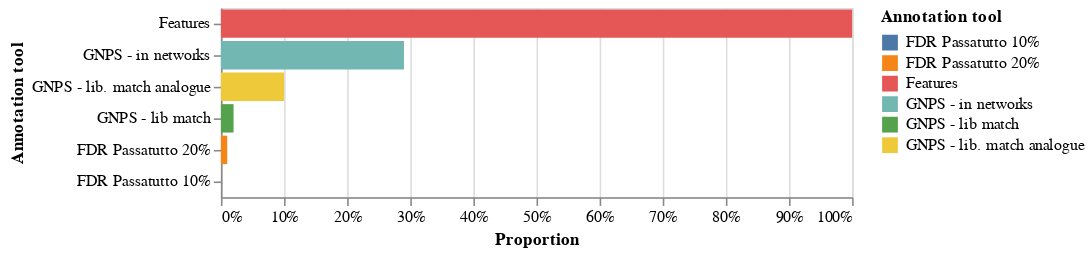

The code cell stored with this chart in its notebook:
### Markdown cell above
### View GNPS annotations

### Code cell
make_barchart(get_stats_annotation.table_gnps) # Absolute count
make_barchart_rel(get_stats_annotation.table_gnps_rel)

### Figure 1 — Vega-Lite specification as saved in the notebook (floating-point values rounded to 4 significant figures)
{"config": {"view": {"continuousWidth": 400, "continuousHeight": 300}}, "data": {"name": "data-40b5cbd3765f4938f6647c329e6baf70"}, "mark": "bar", "encoding": {"color": {"type": "nominal", "field": "Annotation tool"}, "x": {"type": "quantitative", "axis": {"format": ".0%"}, "field": "Count", "stack": "zero", "title": "Proportion"}, "y": {"type": "nominal", "field": "Annotation tool", "sort": "-x"}}, "$schema": "https://vega.github.io/schema/vega-lite/v4.8.1.json", "datasets": {"data-40b5cbd3765f4938f6647c329e6baf70": [{"Annotation tool": "Features", "Count": 1.0}, {"Annotation tool": "GNPS - in networks", "Count": 0.29}, {"Annotation tool": "GNPS - lib match", "Count": 0.02}, {"Annotation tool": "GNPS - lib. match analogue ", "Count": 0.1}, {"Annotation tool": "FDR Passatutto 10%", "Count": 0.0}, {"Annotation tool": "FDR Passatutto 20%", "Count": 0.01}]}}
